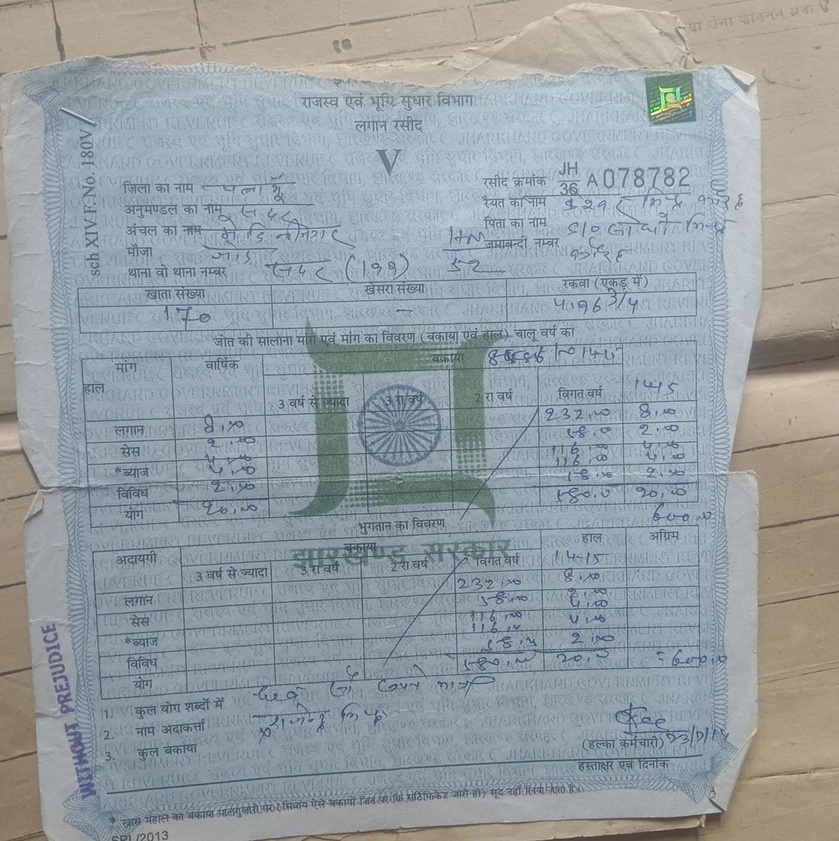
#> input picture backend/uploads/LR-20260909-0F2579_7198667_UHMylL_1760063853588380661_image_crop_3d00d756-8541-49eb-a904-0b14917418165362443144545717705.jpg, 839 x 841 px, shrunk from 1198 x 1200 before the run
$ python -i ocr_engine.py   (imports and definitions only)
#> lines starting #> are read from the running program, lines starting #| are printed output that depends on the picture; after the words box and inside, x2 and y2 are one past the last pixel; in counts of white or black regions, pixels touching at a corner belong together
import os
import cv2
import numpy as np
import pytesseract
from pytesseract import Output
from PIL import Image

# Configure Tesseract binary path and tessdata
TESSERACT_EXE = r"C:\Program Files\Tesseract-OCR\tesseract.exe"
if os.path.exists(TESSERACT_EXE):
    pytesseract.pytesseract.tesseract_cmd = TESSERACT_EXE

BASE_DIR = os.path.dirname(os.path.dirname(os.path.abspath(__file__)))
TESSDATA_DIR = os.path.join(os.path.dirname(os.path.abspath(__file__)), "tessdata")
if os.path.exists(TESSDATA_DIR):
    os.environ["TESSDATA_PREFIX"] = TESSDATA_DIR

def preprocess_image(image_path: str, output_enhanced_path: str) -> dict:
    """
    OpenCV preprocessing pipeline:
    1. Read image
    2. Convert to Grayscale
    3. Noise reduction using bilateral filter (preserves edges of text)
    4. Binarization / adaptive Otsu thresholding
    5. Deskewing / orientation correction
    """
#> called with output_enhanced_path = 'out.png'
    img = cv2.imread(image_path)
#> img is the input picture: shape (841, 839, 3); mean B, G, R 162.9, 158.2, 149.9
    if img is None:
        raise ValueError(f"Could not load image from {image_path}")

    h, w = img.shape[:2]
#> h = 841; w = 839

    # Convert to grayscale
    gray = cv2.cvtColor(img, cv2.COLOR_BGR2GRAY)
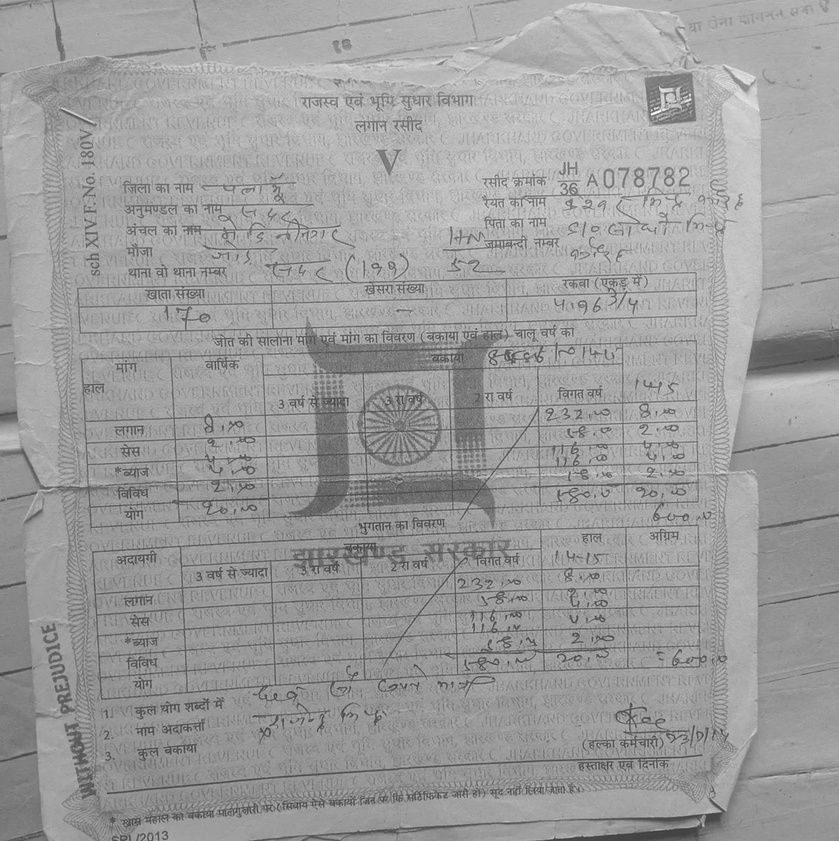
#> gray: shape (841, 839); min 57, max 249, mean 156.3

    # Denoise while preserving sharp document lines
    denoised = cv2.bilateralFilter(gray, 9, 75, 75)

    # Adaptive Otsu binarization
    _, thresh = cv2.threshold(denoised, 0, 255, cv2.THRESH_BINARY + cv2.THRESH_OTSU)
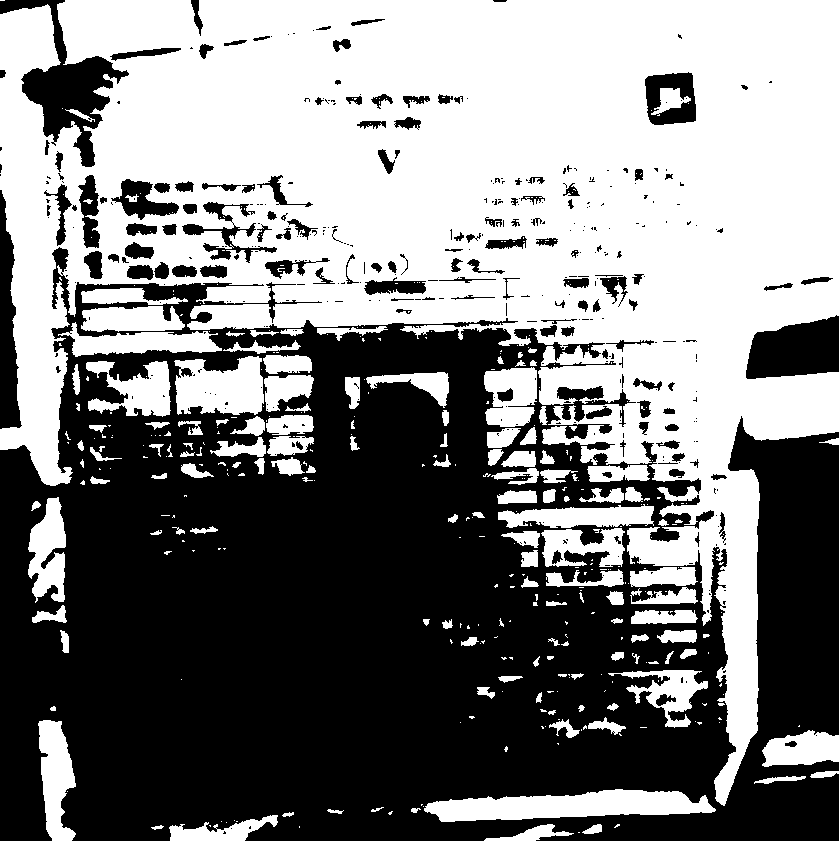
#> thresh: shape (841, 839); 50.2% white; 387 black regions (256 under 20 px), largest, box (x1, y1, x2, y2) and area: (0, 247, 839, 841) 317550, (0, 0, 129, 167) 6247, (746, 315, 839, 379) 4494

    # Detect skew angle using moments of inverted image
    inverted = cv2.bitwise_not(thresh)
    coords = np.column_stack(np.where(inverted > 0))
#> coords = 351052 pairs, first value 0 to 840, second value 0 to 838
    angle = 0.0
    if len(coords) > 50:
        rect = cv2.minAreaRect(coords)
#> rect = ((420, 419), (838, 840), -90)
        angle = rect[-1]
#> angle = -90
        # Normalize angle
        if angle < -45:
            angle = -(90 + angle)
#> angle = 0
        elif angle > 45:
            angle = 90 - angle
        else:
            angle = -angle

        # Only deskew if angle is significant (> 0.5 degrees and < 25 degrees)
        if abs(angle) > 0.5 and abs(angle) < 25.0:
            center = (w // 2, h // 2)
            M = cv2.getRotationMatrix2D(center, angle, 1.0)
            thresh = cv2.warpAffine(thresh, M, (w, h), flags=cv2.INTER_CUBIC, borderMode=cv2.BORDER_REPLICATE)
            img = cv2.warpAffine(img, M, (w, h), flags=cv2.INTER_CUBIC, borderMode=cv2.BORDER_REPLICATE)

    # Save preprocessed binarized image
    cv2.imwrite(output_enhanced_path, thresh)

    return {
        "enhanced_path": output_enhanced_path,
        "width": w,
        "height": h,
        "skew_angle": round(float(angle), 2)
    }

# [100 lines left out: function run_ocr, not called in this run]

>>> result = preprocess_image('uploads/LR-20260909-0F2579_7198667_UHMylL_1760063853588380661_image_crop_3d00d756-8541-49eb-a904-0b14917418165362443144545717705.jpg', 'out.png')
#> result = {'enhanced_path': 'out.png', 'width': 839, 'height': 841, 'skew_angle': 0}
